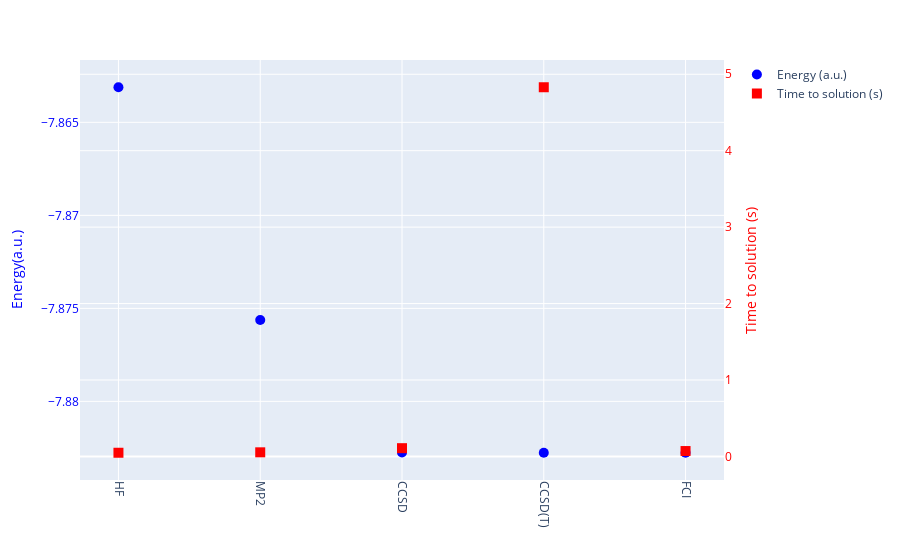

Here is the notebook cell this chart was saved with:
### Code cell
import plotly.express as px

# Create the figure
fig = px.scatter()

# Plot the energies
fig.add_scatter(x=methods, y=energies, mode="markers",\
                marker=dict(symbol="circle", size=10, color="blue"), name="Energy (a.u.)")

# Plot the time to solution
fig.add_scatter(x=methods, y= mf_times, mode="markers",\
                marker=dict(symbol="square", size=10, color="red"), name="Time to solution (s)", yaxis="y2")

# Set the x-axis labels and tick labels
fig.update_layout(xaxis=dict(tickmode="array", tickvals=methods, ticktext=methods, tickangle=90))

# Set the y-axis labels and colors
fig.update_layout(yaxis=dict(title="Energy(a.u.)", color="blue"),\
                  yaxis2=dict(title="Time to solution (s)", color="red", overlaying="y",\
                              side="right"))

# Show the graph
fig.show()

### Figure 1 — Plotly figure (JSON) as saved in the notebook; plotly's stock layout.template omitted (floating-point values rounded to 4 significant figures)
{"data": [{"hovertemplate": "<extra></extra>", "legendgroup": "", "marker": {"color": "#636efa", "symbol": "circle"}, "mode": "markers", "name": "", "orientation": "v", "showlegend": false, "type": "scatter", "xaxis": "x", "yaxis": "y"}, {"marker": {"color": "blue", "size": 10, "symbol": "circle"}, "mode": "markers", "name": "Energy (a.u.)", "type": "scatter", "x": ["HF", "MP2", "CCSD", "CCSD(T)", "FCI"], "y": [-7.863, -7.876, -7.883, -7.883, -7.883]}, {"marker": {"color": "red", "size": 10, "symbol": "square"}, "mode": "markers", "name": "Time to solution (s)", "type": "scatter", "x": ["HF", "MP2", "CCSD", "CCSD(T)", "FCI"], "y": [0.0481, 0.05378, 0.1079, 4.83, 0.07052], "yaxis": "y2"}], "layout": {"legend": {"tracegroupgap": 0}, "margin": {"t": 60}, "xaxis": {"anchor": "y", "domain": [0, 1], "tickangle": 90, "tickmode": "array", "ticktext": ["HF", "MP2", "CCSD", "CCSD(T)", "FCI"], "tickvals": ["HF", "MP2", "CCSD", "CCSD(T)", "FCI"]}, "yaxis": {"anchor": "x", "color": "blue", "domain": [0, 1], "title": {"text": "Energy(a.u.)"}}, "yaxis2": {"color": "red", "overlaying": "y", "side": "right", "title": {"text": "Time to solution (s)"}}}}
